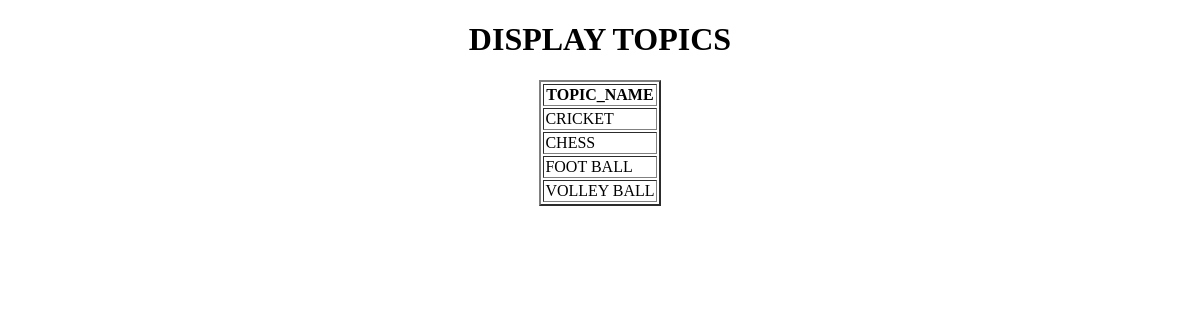
The app's page /display_topic/, older data.
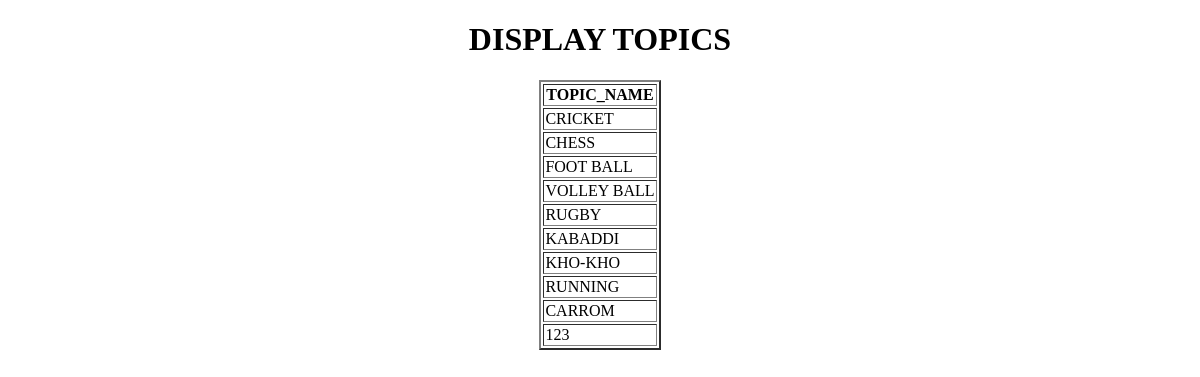
The same page, newer data.
### app/models.py (models this page shows, shortened)
class Topic(models.Model):
    topic_name=models.CharField(max_length=100,primary_key=True)

### app/views.py (the view)
# urls.py: path('display_topic/',display_topic,name='display_topic'),
def display_topic(request):
    LTO=Topic.objects.all()
    d={'LTO':LTO}
    return render(request,'display_topic.html',d)

### templates/display_topic.html (shortened to what this page needs)
<!DOCTYPE html>
<html lang="en">
<head>
</head>
<body>
    <CENTER>
    <table border="2px">
        <h1>DISPLAY TOPICS</h1>
        <tr>
            <th>TOPIC_NAME</th>
        </tr>
    {% if LTO %}
    {% for TO in LTO %}
    <tr>
        <td>{{ TO.topic_name }}</td>
    </tr>
    {% endfor %}
    {% endif %}
    </table>
</CENTER>
</body>
</html>

Row changes from the older to the newer data that the page shows:
added Topic: topic_name "RUGBY"
added Topic: topic_name "KABADDI"
added Topic: topic_name "KHO-KHO"
added Topic: topic_name "RUNNING"
added Topic: topic_name "CARROM"
added Topic: topic_name "123"
